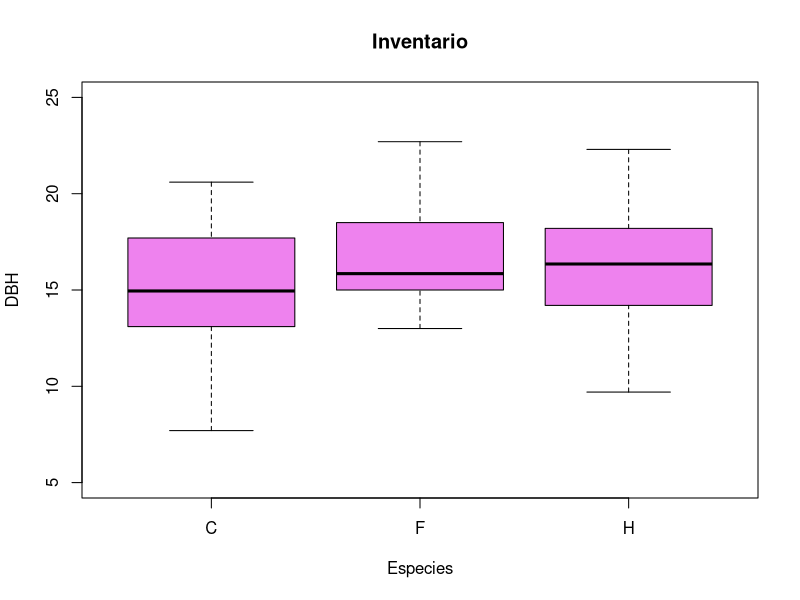
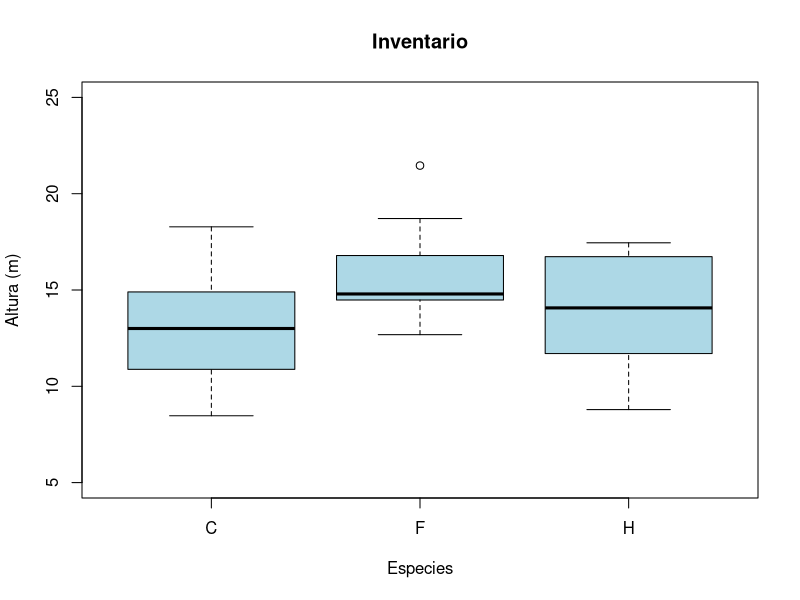
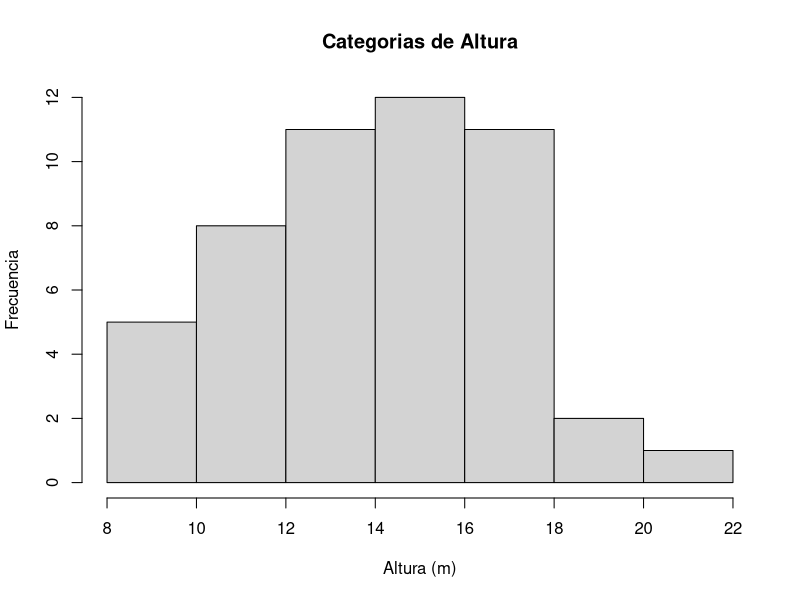

R code for these plots, in order:
# Sofia del Carmen Platas Martinez
# 2070830
#31/03/2025


# read.csv importar datos de excel
trees <- read.csv("practica2.csv", header=T)

#as.factor cambiar caracteres a factores (variables)
trees$Species <- as.factor(trees$Species)
trees$Crown <- as.factor(trees$Crown)

#Grafica Boxplot (media, rango, cuartiles, valores atipicos)
boxplot(trees$Diameter ~ trees$Species, 
        xlab = "Especies", # nombre del eje x
        ylab = "DBH", # nombre del eje y
        col = "violet", # cambiar color de grafica
        main = "Inventario", # Titulo de la grafica
        ylim = c(5,25)) # ampliar rango del eje y

boxplot(trees$Height ~ trees$Species,
        xlab = "Especies",
        ylab = "Altura (m)",
        main = "Inventario",
        col = "lightblue",
        ylim = c(5,25))
#histograma de altura
hist(trees$Height,
     xlab = "Altura (m)",
     ylab = "Frecuencia",
     main = "Categorias de Altura")

#diagrama de tallo y hoja
stem(trees$Height)
